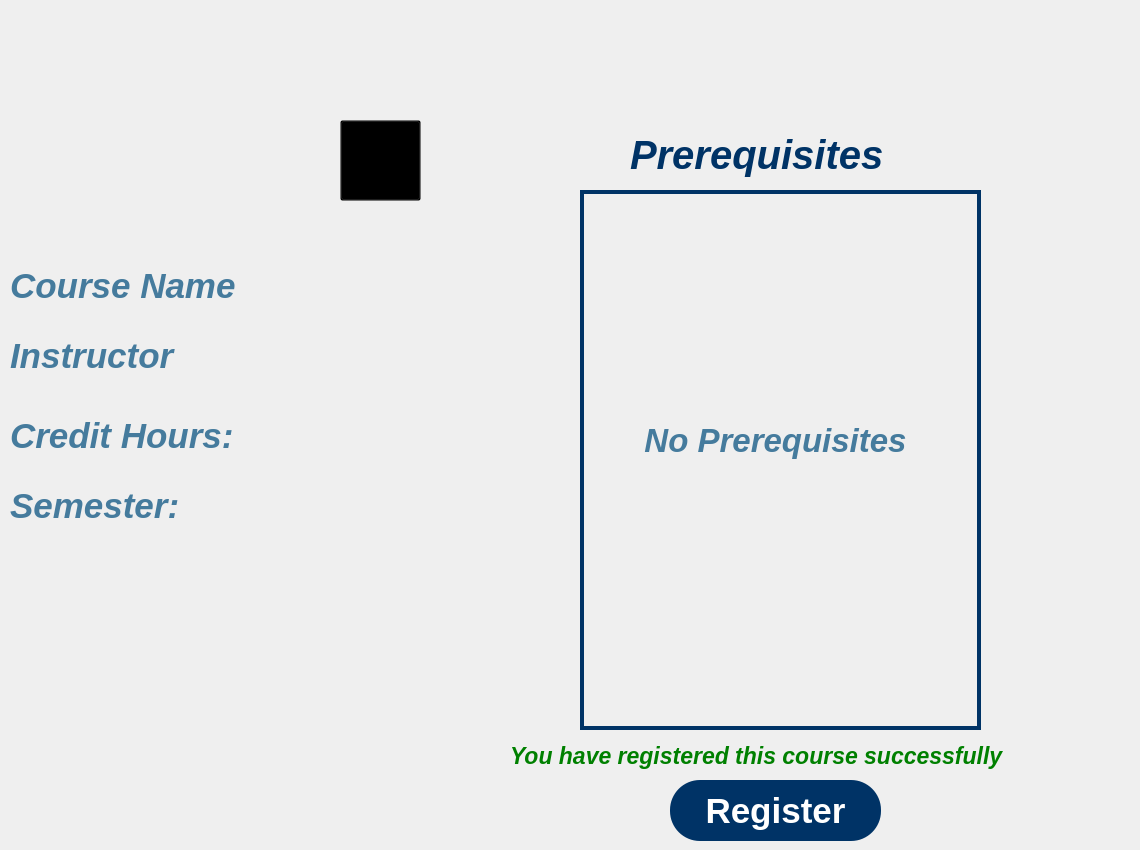
    <widget class="QWidget" name="register_crs_page">
     <property name="styleSheet">
      <string notr="true">background-image: url(:/images/images/Desktop3.png);</string>
     </property>
     <widget class="QLabel" name="instructor_txt_2">
      <property name="enabled">
       <bool>true</bool>
      </property>
      <property name="geometry">
       <rect>
        <x>10</x>
        <y>330</y>
        <width>371</width>
        <height>51</height>
       </rect>
      </property>
      <property name="font">
       <font>
        <family>Arial</family>
        <pointsize>26</pointsize>
        <italic>true</italic>
        <bold>true</bold>
       </font>
      </property>
      <property name="styleSheet">
       <string notr="true">background:transparent;
color:#457B9D;</string>
      </property>
      <property name="text">
       <string>Instructor</string>
      </property>
      <property name="alignment">
       <set>Qt::AlignmentFlag::AlignLeading|Qt::AlignmentFlag::AlignLeft|Qt::AlignmentFlag::AlignVCenter</set>
      </property>
     </widget>
     <widget class="QLabel" name="credit_Hours_txt_2">
      <property name="enabled">
       <bool>true</bool>
      </property>
      <property name="geometry">
       <rect>
        <x>10</x>
        <y>410</y>
        <width>371</width>
        <height>51</height>
       </rect>
      </property>
      <property name="font">
       <font>
        <family>Arial</family>
        <pointsize>26</pointsize>
        <italic>true</italic>
        <bold>true</bold>
       </font>
      </property>
      <property name="styleSheet">
       <string notr="true">background:transparent;
color:#457B9D;</string>
      </property>
      <property name="text">
       <string>Credit Hours:</string>
      </property>
      <property name="alignment">
       <set>Qt::AlignmentFlag::AlignLeading|Qt::AlignmentFlag::AlignLeft|Qt::AlignmentFlag::AlignVCenter</set>
      </property>
     </widget>
     <widget class="QLabel" name="semester_txt_2">
      <property name="enabled">
       <bool>true</bool>
      </property>
      <property name="geometry">
       <rect>
        <x>10</x>
        <y>480</y>
        <width>371</width>
        <height>51</height>
       </rect>
      </property>
      <property name="font">
       <font>
        <family>Arial</family>
        <pointsize>26</pointsize>
        <italic>true</italic>
        <bold>true</bold>
       </font>
      </property>
      <property name="styleSheet">
       <string notr="true">background:transparent;
color:#457B9D;</string>
      </property>
      <property name="text">
       <string>Semester:</string>
      </property>
      <property name="alignment">
       <set>Qt::AlignmentFlag::AlignLeading|Qt::AlignmentFlag::AlignLeft|Qt::AlignmentFlag::AlignVCenter</set>
      </property>
     </widget>
     <widget class="QPushButton" name="back_btn_regiscrs">
      <property name="geometry">
       <rect>
        <x>340</x>
        <y>120</y>
        <width>81</width>
        <height>81</height>
       </rect>
      </property>
      <property name="cursor">
       <cursorShape>PointingHandCursor</cursorShape>
      </property>
      <property name="styleSheet">
       <string notr="true">background:transparent;</string>
      </property>
      <property name="text">
       <string/>
      </property>
     </widget>
     <widget class="QLabel" name="no_prerequisites_lbl_2">
      <property name="enabled">
       <bool>true</bool>
      </property>
      <property name="geometry">
       <rect>
        <x>600</x>
        <y>410</y>
        <width>351</width>
        <height>61</height>
       </rect>
      </property>
      <property name="font">
       <font>
        <family>Arial</family>
        <pointsize>25</pointsize>
        <italic>true</italic>
        <bold>true</bold>
       </font>
      </property>
      <property name="styleSheet">
       <string notr="true">background:transparent;
color:#457B9D;</string>
      </property>
      <property name="text">
       <string>No Prerequisites</string>
      </property>
      <property name="alignment">
       <set>Qt::AlignmentFlag::AlignCenter</set>
      </property>
     </widget>
     <widget class="QTableView" name="prerequisites_table_2">
      <property name="geometry">
       <rect>
        <x>580</x>
        <y>190</y>
        <width>401</width>
        <height>540</height>
       </rect>
      </property>
      <property name="sizePolicy">
       <sizepolicy hsizetype="Expanding" vsizetype="Expanding">
        <horstretch>0</horstretch>
        <verstretch>0</verstretch>
       </sizepolicy>
      </property>
      <property name="font">
       <font>
        <family>Arial</family>
        <pointsize>15</pointsize>
        <bold>true</bold>
       </font>
      </property>
      <property name="cursor" stdset="0">
       <cursorShape>ArrowCursor</cursorShape>
      </property>
      <property name="styleSheet">
       <string notr="true">QTableView{
background: transparent;
gridline-color: rgb(0, 51, 102);
border: 4px solid #003366 ;
color: #457B9D;
}
QHeaderView::section {
	font: 700 16pt &quot;Arial&quot;;
	background-color:  #003366;
    color:  white; 
}
QScrollBar:vertical {
    background: #457B9D;
    width: 10px;
}

QScrollBar:horizontal {
    background: #457B9D; 
    height: 10px; 
}
QScrollBar::handle:vertical, QScrollBar::handle:horizontal {
    background:  #003366; 
    border-radius: 6px;
}



</string>
      </property>
      <property name="editTriggers">
       <set>QAbstractItemView::EditTrigger::NoEditTriggers</set>
      </property>
      <property name="selectionMode">
       <enum>QAbstractItemView::SelectionMode::SingleSelection</enum>
      </property>
      <property name="selectionBehavior">
       <enum>QAbstractItemView::SelectionBehavior::SelectRows</enum>
      </property>
     </widget>
     <widget class="QLabel" name="Prerequisites_txt_2">
      <property name="enabled">
       <bool>true</bool>
      </property>
      <property name="geometry">
       <rect>
        <x>630</x>
        <y>130</y>
        <width>321</width>
        <height>49</height>
       </rect>
      </property>
      <property name="sizePolicy">
       <sizepolicy hsizetype="Expanding" vsizetype="Expanding">
        <horstretch>0</horstretch>
        <verstretch>0</verstretch>
       </sizepolicy>
      </property>
      <property name="font">
       <font>
        <family>Arial</family>
        <pointsize>30</pointsize>
        <italic>true</italic>
        <bold>true</bold>
       </font>
      </property>
      <property name="styleSheet">
       <string notr="true">background:transparent;
color:#003366;</string>
      </property>
      <property name="text">
       <string>Prerequisites</string>
      </property>
      <property name="textInteractionFlags">
       <set>Qt::TextInteractionFlag::NoTextInteraction</set>
      </property>
     </widget>
     <widget class="QLabel" name="crs_name_txt_2">
      <property name="enabled">
       <bool>true</bool>
      </property>
      <property name="geometry">
       <rect>
        <x>10</x>
        <y>260</y>
        <width>371</width>
        <height>51</height>
       </rect>
      </property>
      <property name="font">
       <font>
        <family>Arial</family>
        <pointsize>26</pointsize>
        <italic>true</italic>
        <bold>true</bold>
       </font>
      </property>
      <property name="styleSheet">
       <string notr="true">background:transparent;
color:#457B9D;</string>
      </property>
      <property name="text">
       <string>Course Name</string>
      </property>
      <property name="alignment">
       <set>Qt::AlignmentFlag::AlignLeading|Qt::AlignmentFlag::AlignLeft|Qt::AlignmentFlag::AlignVCenter</set>
      </property>
     </widget>
     <widget class="QLabel" name="back_pic_regiscrs">
      <property name="geometry">
       <rect>
        <x>340</x>
        <y>120</y>
        <width>81</width>
        <height>81</height>
       </rect>
      </property>
      <property name="styleSheet">
       <string notr="true">background:transparent;</string>
      </property>
      <property name="text">
       <string/>
      </property>
     </widget>
     <widget class="QPushButton" name="regiscrs_btn">
      <property name="geometry">
       <rect>
        <x>670</x>
        <y>780</y>
        <width>211</width>
        <height>61</height>
       </rect>
      </property>
      <property name="font">
       <font>
        <family>Arial</family>
        <pointsize>26</pointsize>
        <bold>true</bold>
       </font>
      </property>
      <property name="cursor">
       <cursorShape>PointingHandCursor</cursorShape>
      </property>
      <property name="styleSheet">
       <string notr="true">background:transparent;
background-color: #003366;
border-radius: 30px;
color:white;</string>
      </property>
      <property name="text">
       <string>Register</string>
      </property>
     </widget>
     <widget class="QLabel" name="succ_regiscrs_txt">
      <property name="geometry">
       <rect>
        <x>510</x>
        <y>740</y>
        <width>621</width>
        <height>31</height>
       </rect>
      </property>
      <property name="sizePolicy">
       <sizepolicy hsizetype="Expanding" vsizetype="Expanding">
        <horstretch>0</horstretch>
        <verstretch>0</verstretch>
       </sizepolicy>
      </property>
      <property name="font">
       <font>
        <family>Arial</family>
        <pointsize>17</pointsize>
        <italic>true</italic>
        <bold>true</bold>
       </font>
      </property>
      <property name="styleSheet">
       <string notr="true">background:transparent;
color:green;</string>
      </property>
      <property name="text">
       <string>You have registered this course successfully</string>
      </property>
     </widget>
     <zorder>no_prerequisites_lbl_2</zorder>
     <zorder>instructor_txt_2</zorder>
     <zorder>credit_Hours_txt_2</zorder>
     <zorder>semester_txt_2</zorder>
     <zorder>prerequisites_table_2</zorder>
     <zorder>Prerequisites_txt_2</zorder>
     <zorder>crs_name_txt_2</zorder>
     <zorder>back_pic_regiscrs</zorder>
     <zorder>back_btn_regiscrs</zorder>
     <zorder>regiscrs_btn</zorder>
     <zorder>succ_regiscrs_txt</zorder>
    </widget>
